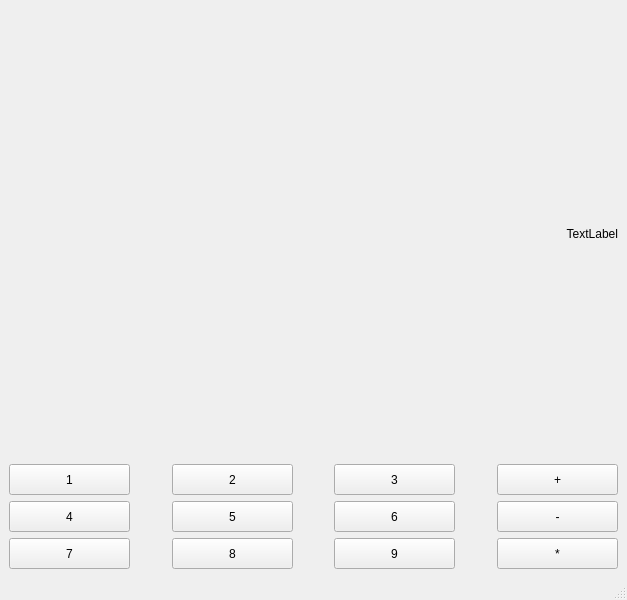
<?xml version="1.0" encoding="UTF-8"?>
<ui version="4.0">
 <class>MainWindow</class>
 <widget class="QMainWindow" name="MainWindow">
  <property name="geometry">
   <rect>
    <x>0</x>
    <y>0</y>
    <width>627</width>
    <height>600</height>
   </rect>
  </property>
  <property name="windowTitle">
   <string>MainWindow</string>
  </property>
  <widget class="QWidget" name="centralwidget">
   <layout class="QGridLayout" name="gridLayout">
    <item row="0" column="0">
     <layout class="QVBoxLayout" name="verticalLayout">
      <item>
       <widget class="QLabel" name="label">
        <property name="minimumSize">
         <size>
          <width>531</width>
          <height>101</height>
         </size>
        </property>
        <property name="text">
         <string>TextLabel</string>
        </property>
        <property name="alignment">
         <set>Qt::AlignRight|Qt::AlignTrailing|Qt::AlignVCenter</set>
        </property>
       </widget>
      </item>
      <item>
       <layout class="QHBoxLayout" name="horizontalLayout">
        <item>
         <widget class="QPushButton" name="pushButton">
          <property name="minimumSize">
           <size>
            <width>121</width>
            <height>31</height>
           </size>
          </property>
          <property name="text">
           <string>1</string>
          </property>
         </widget>
        </item>
        <item>
         <spacer name="horizontalSpacer">
          <property name="orientation">
           <enum>Qt::Horizontal</enum>
          </property>
          <property name="sizeHint" stdset="0">
           <size>
            <width>18</width>
            <height>20</height>
           </size>
          </property>
         </spacer>
        </item>
        <item>
         <widget class="QPushButton" name="pushButton_2">
          <property name="minimumSize">
           <size>
            <width>121</width>
            <height>31</height>
           </size>
          </property>
          <property name="text">
           <string>2</string>
          </property>
         </widget>
        </item>
        <item>
         <spacer name="horizontalSpacer_2">
          <property name="orientation">
           <enum>Qt::Horizontal</enum>
          </property>
          <property name="sizeHint" stdset="0">
           <size>
            <width>18</width>
            <height>20</height>
           </size>
          </property>
         </spacer>
        </item>
        <item>
         <widget class="QPushButton" name="pushButton_3">
          <property name="minimumSize">
           <size>
            <width>121</width>
            <height>31</height>
           </size>
          </property>
          <property name="text">
           <string>3</string>
          </property>
         </widget>
        </item>
        <item>
         <spacer name="horizontalSpacer_3">
          <property name="orientation">
           <enum>Qt::Horizontal</enum>
          </property>
          <property name="sizeHint" stdset="0">
           <size>
            <width>18</width>
            <height>20</height>
           </size>
          </property>
         </spacer>
        </item>
        <item>
         <widget class="QPushButton" name="pushButton_plus">
          <property name="minimumSize">
           <size>
            <width>121</width>
            <height>31</height>
           </size>
          </property>
          <property name="text">
           <string>+</string>
          </property>
         </widget>
        </item>
       </layout>
      </item>
      <item>
       <layout class="QHBoxLayout" name="horizontalLayout_2">
        <item>
         <widget class="QPushButton" name="pushButton_6">
          <property name="minimumSize">
           <size>
            <width>121</width>
            <height>31</height>
           </size>
          </property>
          <property name="text">
           <string>4</string>
          </property>
         </widget>
        </item>
        <item>
         <spacer name="horizontalSpacer_4">
          <property name="orientation">
           <enum>Qt::Horizontal</enum>
          </property>
          <property name="sizeHint" stdset="0">
           <size>
            <width>18</width>
            <height>20</height>
           </size>
          </property>
         </spacer>
        </item>
        <item>
         <widget class="QPushButton" name="pushButton_5">
          <property name="minimumSize">
           <size>
            <width>121</width>
            <height>31</height>
           </size>
          </property>
          <property name="text">
           <string>5</string>
          </property>
         </widget>
        </item>
        <item>
         <spacer name="horizontalSpacer_5">
          <property name="orientation">
           <enum>Qt::Horizontal</enum>
          </property>
          <property name="sizeHint" stdset="0">
           <size>
            <width>18</width>
            <height>20</height>
           </size>
          </property>
         </spacer>
        </item>
        <item>
         <widget class="QPushButton" name="pushButton_7">
          <property name="minimumSize">
           <size>
            <width>121</width>
            <height>31</height>
           </size>
          </property>
          <property name="text">
           <string>6</string>
          </property>
         </widget>
        </item>
        <item>
         <spacer name="horizontalSpacer_6">
          <property name="orientation">
           <enum>Qt::Horizontal</enum>
          </property>
          <property name="sizeHint" stdset="0">
           <size>
            <width>18</width>
            <height>20</height>
           </size>
          </property>
         </spacer>
        </item>
        <item>
         <widget class="QPushButton" name="pushButton_minus">
          <property name="minimumSize">
           <size>
            <width>121</width>
            <height>31</height>
           </size>
          </property>
          <property name="text">
           <string>-</string>
          </property>
         </widget>
        </item>
       </layout>
      </item>
      <item>
       <layout class="QHBoxLayout" name="horizontalLayout_3">
        <item>
         <widget class="QPushButton" name="pushButton_10">
          <property name="minimumSize">
           <size>
            <width>121</width>
            <height>31</height>
           </size>
          </property>
          <property name="text">
           <string>7</string>
          </property>
         </widget>
        </item>
        <item>
         <spacer name="horizontalSpacer_7">
          <property name="orientation">
           <enum>Qt::Horizontal</enum>
          </property>
          <property name="sizeHint" stdset="0">
           <size>
            <width>18</width>
            <height>20</height>
           </size>
          </property>
         </spacer>
        </item>
        <item>
         <widget class="QPushButton" name="pushButton_9">
          <property name="minimumSize">
           <size>
            <width>121</width>
            <height>31</height>
           </size>
          </property>
          <property name="text">
           <string>8</string>
          </property>
         </widget>
        </item>
        <item>
         <spacer name="horizontalSpacer_8">
          <property name="orientation">
           <enum>Qt::Horizontal</enum>
          </property>
          <property name="sizeHint" stdset="0">
           <size>
            <width>18</width>
            <height>20</height>
           </size>
          </property>
         </spacer>
        </item>
        <item>
         <widget class="QPushButton" name="pushButton_11">
          <property name="minimumSize">
           <size>
            <width>121</width>
            <height>31</height>
           </size>
          </property>
          <property name="text">
           <string>9</string>
          </property>
         </widget>
        </item>
        <item>
         <spacer name="horizontalSpacer_9">
          <property name="orientation">
           <enum>Qt::Horizontal</enum>
          </property>
          <property name="sizeHint" stdset="0">
           <size>
            <width>18</width>
            <height>20</height>
           </size>
          </property>
         </spacer>
        </item>
        <item>
         <widget class="QPushButton" name="pushButton_multip">
          <property name="minimumSize">
           <size>
            <width>121</width>
            <height>31</height>
           </size>
          </property>
          <property name="text">
           <string>*</string>
          </property>
         </widget>
        </item>
       </layout>
      </item>
     </layout>
    </item>
   </layout>
  </widget>
  <widget class="QMenuBar" name="menubar">
   <property name="geometry">
    <rect>
     <x>0</x>
     <y>0</y>
     <width>627</width>
     <height>21</height>
    </rect>
   </property>
  </widget>
  <widget class="QStatusBar" name="statusbar"/>
 </widget>
 <resources/>
 <connections/>
</ui>
